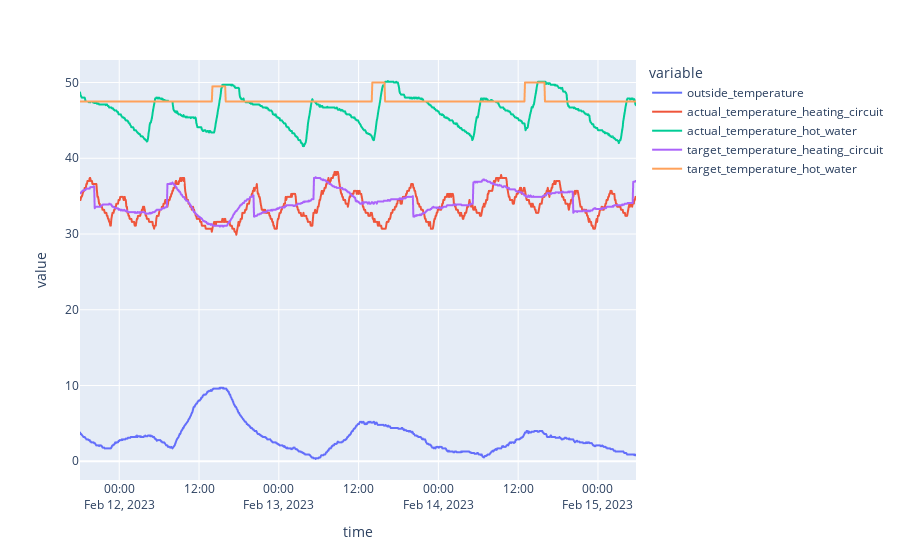

The notebook cell saved with this chart:
### Markdown cell above
We can also customize the request with different parameters like the the limit of data point, the columns or the start and end date. Let's show some different temperature values with a seperate request by using the `plotly` library.

### Code cell
import plotly.express as px
import plotly.graph_objects as go
df_temperature = client.dataLakeMeasureApi.get(identifier="heat pump", limit=15000, columns="outside_temperature,actual_temperature_heating_circuit,actual_temperature_hot_water,target_temperature_heating_circuit,target_temperature_hot_water").to_pandas().set_index("time")
px.line(df_temperature[:1000])

### Figure 1 — Plotly figure (JSON) as saved in the notebook; plotly's stock layout.template omitted (floating-point values rounded to 4 significant figures; data arrays with more than 128 entries replaced by an {"elided": "..."} marker saying what was removed)
{"data": [{"hovertemplate": "variable=outside_temperature<br>time=%{x}<br>value=%{y}<extra></extra>", "legendgroup": "outside_temperature", "line": {"color": "#636efa", "dash": "solid"}, "marker": {"symbol": "circle"}, "mode": "lines", "name": "outside_temperature", "showlegend": true, "type": "scattergl", "x": {"elided": "1000 str values"}, "xaxis": "x", "y": {"elided": "1000 float values"}, "yaxis": "y"}, {"hovertemplate": "variable=actual_temperature_heating_circuit<br>time=%{x}<br>value=%{y}<extra></extra>", "legendgroup": "actual_temperature_heating_circuit", "line": {"color": "#EF553B", "dash": "solid"}, "marker": {"symbol": "circle"}, "mode": "lines", "name": "actual_temperature_heating_circuit", "showlegend": true, "type": "scattergl", "x": {"elided": "1000 str values"}, "xaxis": "x", "y": {"elided": "1000 float values"}, "yaxis": "y"}, {"hovertemplate": "variable=actual_temperature_hot_water<br>time=%{x}<br>value=%{y}<extra></extra>", "legendgroup": "actual_temperature_hot_water", "line": {"color": "#00cc96", "dash": "solid"}, "marker": {"symbol": "circle"}, "mode": "lines", "name": "actual_temperature_hot_water", "showlegend": true, "type": "scattergl", "x": {"elided": "1000 str values"}, "xaxis": "x", "y": {"elided": "1000 float values"}, "yaxis": "y"}, {"hovertemplate": "variable=target_temperature_heating_circuit<br>time=%{x}<br>value=%{y}<extra></extra>", "legendgroup": "target_temperature_heating_circuit", "line": {"color": "#ab63fa", "dash": "solid"}, "marker": {"symbol": "circle"}, "mode": "lines", "name": "target_temperature_heating_circuit", "showlegend": true, "type": "scattergl", "x": {"elided": "1000 str values"}, "xaxis": "x", "y": {"elided": "1000 float values"}, "yaxis": "y"}, {"hovertemplate": "variable=target_temperature_hot_water<br>time=%{x}<br>value=%{y}<extra></extra>", "legendgroup": "target_temperature_hot_water", "line": {"color": "#FFA15A", "dash": "solid"}, "marker": {"symbol": "circle"}, "mode": "lines", "name": "target_temperature_hot_water", "showlegend": true, "type": "scattergl", "x": {"elided": "1000 str values"}, "xaxis": "x", "y": {"elided": "1000 float values"}, "yaxis": "y"}], "layout": {"legend": {"title": {"text": "variable"}, "tracegroupgap": 0}, "margin": {"t": 60}, "xaxis": {"anchor": "y", "domain": [0, 1], "title": {"text": "time"}}, "yaxis": {"anchor": "x", "domain": [0, 1], "title": {"text": "value"}}}}
